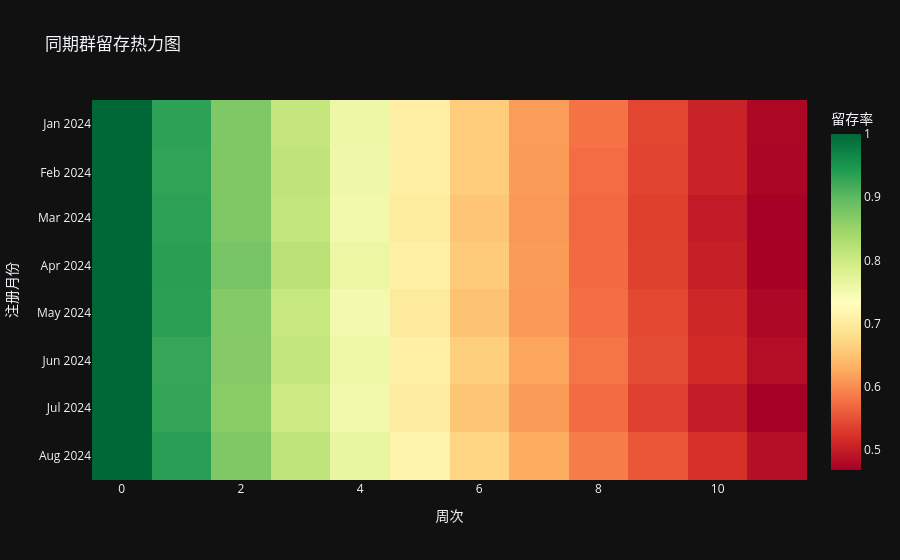

The notebook cell this image was saved under:
### Markdown cell above
### 4.5 同期群热力图

**关键发现**：8 个同期群曲线高度重合，说明产品迭代在过去 8 个月里
对留存没有显著改善。

### Code cell
cohort = get_cohort_table(retention, users)
plot_cohort_heatmap(cohort).show()

### Figure 1 — Plotly figure (JSON) as saved in the notebook; plotly's stock layout.template omitted (floating-point values rounded to 4 significant figures)
{"data": [{"coloraxis": "coloraxis", "name": "0", "x": [0, 1, 2, 3, 4, 5, 6, 7, 8, 9, 10, 11], "y": ["2024-01", "2024-02", "2024-03", "2024-04", "2024-05", "2024-06", "2024-07", "2024-08"], "z": [[1.0, 0.9336, 0.8735, 0.8094, 0.759, 0.7072, 0.6603, 0.6144, 0.5792, 0.5414, 0.5073, 0.4768], [1.0, 0.9307, 0.8724, 0.8132, 0.757, 0.7077, 0.66, 0.613, 0.574, 0.5401, 0.5071, 0.4757], [1.0, 0.934, 0.872, 0.8117, 0.753, 0.7019, 0.6528, 0.6108, 0.5705, 0.536, 0.4989, 0.4697], [1.0, 0.9362, 0.8788, 0.821, 0.7625, 0.7084, 0.6593, 0.6128, 0.5724, 0.5366, 0.5032, 0.4713], [1.0, 0.9347, 0.8692, 0.8062, 0.7509, 0.6985, 0.6495, 0.6107, 0.5758, 0.5426, 0.5118, 0.4773], [1.0, 0.9276, 0.8683, 0.8105, 0.7587, 0.7082, 0.6641, 0.6216, 0.5812, 0.5462, 0.5155, 0.4844], [1.0, 0.929, 0.8642, 0.8008, 0.7526, 0.7028, 0.6532, 0.6127, 0.5735, 0.5361, 0.5008, 0.4686], [1.0, 0.9378, 0.8737, 0.8156, 0.7647, 0.7152, 0.6695, 0.6269, 0.5874, 0.5546, 0.5212, 0.4847]], "type": "heatmap", "xaxis": "x", "yaxis": "y", "hovertemplate": "周次: %{x}<br>注册月份: %{y}<br>留存率: %{z}<extra></extra>"}], "layout": {"xaxis": {"anchor": "y", "domain": [0.0, 1.0], "title": {"text": "周次"}}, "yaxis": {"anchor": "x", "domain": [0.0, 1.0], "autorange": "reversed", "title": {"text": "注册月份"}}, "coloraxis": {"colorbar": {"title": {"text": "留存率"}}, "colorscale": [[0.0, "rgb(165,0,38)"], [0.1, "rgb(215,48,39)"], [0.2, "rgb(244,109,67)"], [0.3, "rgb(253,174,97)"], [0.4, "rgb(254,224,139)"], [0.5, "rgb(255,255,191)"], [0.6, "rgb(217,239,139)"], [0.7, "rgb(166,217,106)"], [0.8, "rgb(102,189,99)"], [0.9, "rgb(26,152,80)"], [1.0, "rgb(0,104,55)"]], "autocolorscale": false}, "title": {"text": "同期群留存热力图"}}}
